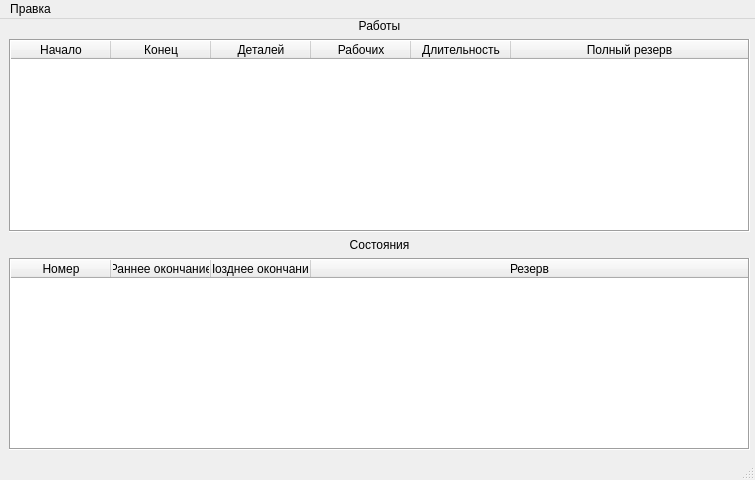
<?xml version="1.0" encoding="UTF-8"?>
<ui version="4.0">
 <class>MainWindow</class>
 <widget class="QMainWindow" name="MainWindow">
  <property name="geometry">
   <rect>
    <x>0</x>
    <y>0</y>
    <width>755</width>
    <height>480</height>
   </rect>
  </property>
  <property name="windowTitle">
   <string>Оптимизатор сетевого графика</string>
  </property>
  <widget class="QWidget" name="centralWidget">
   <widget class="QWidget" name="verticalLayoutWidget">
    <property name="geometry">
     <rect>
      <x>9</x>
      <y>0</y>
      <width>741</width>
      <height>431</height>
     </rect>
    </property>
    <layout class="QVBoxLayout" name="mainLayout">
     <item>
      <widget class="QLabel" name="workLabel">
       <property name="text">
        <string>&lt;center&gt;Работы&lt;/center&gt;</string>
       </property>
      </widget>
     </item>
     <item>
      <widget class="QTableWidget" name="worksTable">
       <property name="frameShape">
        <enum>QFrame::Box</enum>
       </property>
       <property name="horizontalScrollBarPolicy">
        <enum>Qt::ScrollBarAsNeeded</enum>
       </property>
       <property name="showDropIndicator" stdset="0">
        <bool>true</bool>
       </property>
       <property name="gridStyle">
        <enum>Qt::SolidLine</enum>
       </property>
       <property name="sortingEnabled">
        <bool>false</bool>
       </property>
       <attribute name="horizontalHeaderShowSortIndicator" stdset="0">
        <bool>false</bool>
       </attribute>
       <attribute name="horizontalHeaderStretchLastSection">
        <bool>true</bool>
       </attribute>
       <attribute name="verticalHeaderCascadingSectionResizes">
        <bool>false</bool>
       </attribute>
       <attribute name="verticalHeaderShowSortIndicator" stdset="0">
        <bool>false</bool>
       </attribute>
       <attribute name="verticalHeaderStretchLastSection">
        <bool>false</bool>
       </attribute>
       <column>
        <property name="text">
         <string>Начало</string>
        </property>
       </column>
       <column>
        <property name="text">
         <string>Конец</string>
        </property>
       </column>
       <column>
        <property name="text">
         <string>Деталей</string>
        </property>
       </column>
       <column>
        <property name="text">
         <string>Рабочих</string>
        </property>
       </column>
       <column>
        <property name="text">
         <string>Длительность</string>
        </property>
       </column>
       <column>
        <property name="text">
         <string>Полный резерв</string>
        </property>
       </column>
      </widget>
     </item>
     <item>
      <widget class="QLabel" name="stateLabel">
       <property name="text">
        <string>&lt;center&gt;Состояния&lt;/center&gt;</string>
       </property>
      </widget>
     </item>
     <item>
      <widget class="QTableWidget" name="statesTable">
       <property name="frameShape">
        <enum>QFrame::Box</enum>
       </property>
       <property name="editTriggers">
        <set>QAbstractItemView::NoEditTriggers</set>
       </property>
       <property name="gridStyle">
        <enum>Qt::SolidLine</enum>
       </property>
       <property name="sortingEnabled">
        <bool>false</bool>
       </property>
       <attribute name="horizontalHeaderStretchLastSection">
        <bool>true</bool>
       </attribute>
       <attribute name="verticalHeaderCascadingSectionResizes">
        <bool>false</bool>
       </attribute>
       <attribute name="verticalHeaderShowSortIndicator" stdset="0">
        <bool>false</bool>
       </attribute>
       <attribute name="verticalHeaderStretchLastSection">
        <bool>false</bool>
       </attribute>
       <column>
        <property name="text">
         <string>Номер</string>
        </property>
       </column>
       <column>
        <property name="text">
         <string>Раннее окончание</string>
        </property>
       </column>
       <column>
        <property name="text">
         <string>Позднее окончание</string>
        </property>
       </column>
       <column>
        <property name="text">
         <string>Резерв</string>
        </property>
       </column>
      </widget>
     </item>
    </layout>
   </widget>
  </widget>
  <widget class="QMenuBar" name="menubar">
   <property name="geometry">
    <rect>
     <x>0</x>
     <y>0</y>
     <width>755</width>
     <height>25</height>
    </rect>
   </property>
   <widget class="QMenu" name="editMenu">
    <property name="title">
     <string>Правка</string>
    </property>
    <addaction name="applyChanges"/>
   </widget>
   <addaction name="editMenu"/>
  </widget>
  <widget class="QStatusBar" name="statusbar"/>
  <action name="applyChanges">
   <property name="text">
    <string>Применить изменения</string>
   </property>
  </action>
 </widget>
 <resources/>
 <connections/>
</ui>
